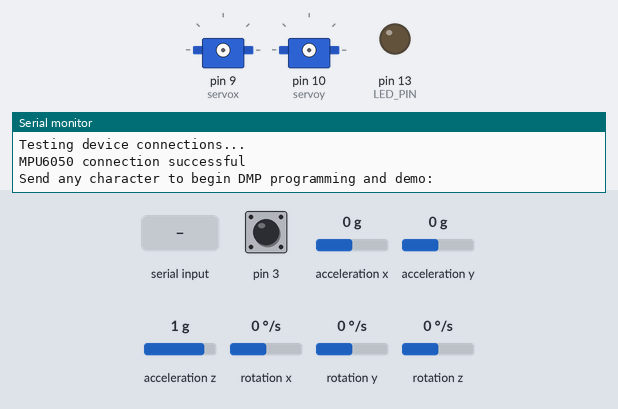
Bench run of a sketch on a simulated Arduino Leonardo, built with avr-gcc and run on an emulated ATmega32U4. Shown: 2 × servo, output pins drawn as LEDs (lit = HIGH), the last lines printed to the serial monitor. Dashed ring = blinking. The inputs (shaded band) are chosen by the test bench; at power-on: acceleration x 0 g, acceleration y 0 g, acceleration z 1 g, pin 3 HIGH, rotation x 0 °/s, rotation y 0 °/s, rotation z 0 °/s. The sensor or clock chip raises its interrupt line as the real part does.

Above: at 0.8 s.
0.9 s: "1\n" received over Serial
At 1.87 s:
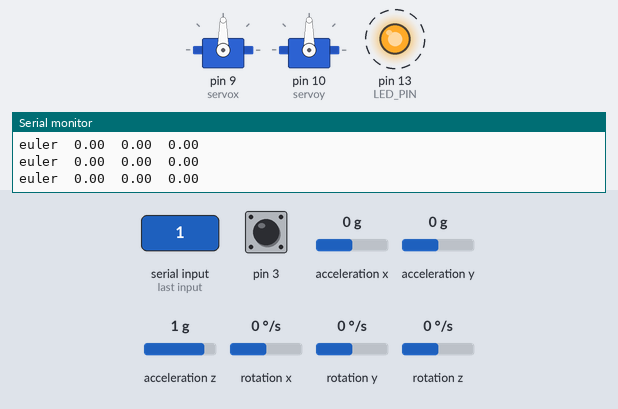
3.9 s: acceleration x set to -1.4 g
At 4.9 s:
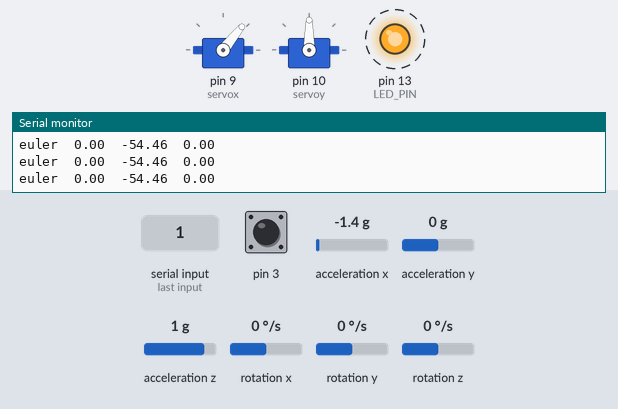
6.9 s: acceleration y set to -1.4 g
At 7.24 s:
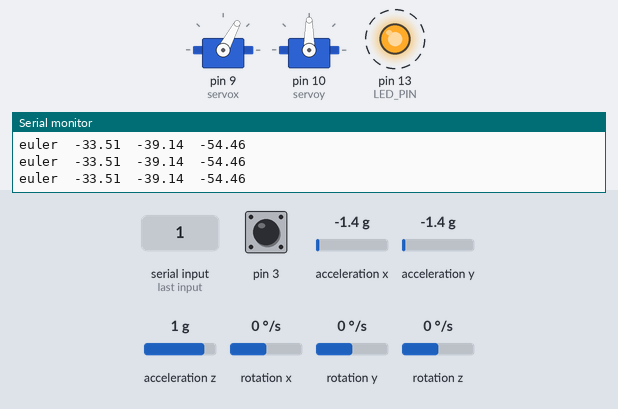
9.9 s: acceleration x set to 0.8 g
At 10.27 s:
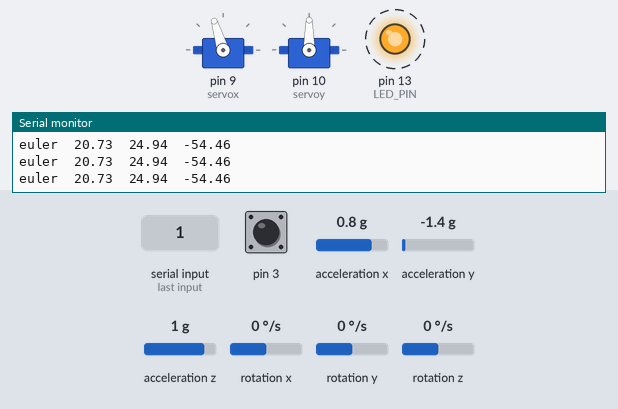
12.9 s: acceleration x set to 0 g
At 13.66 s:
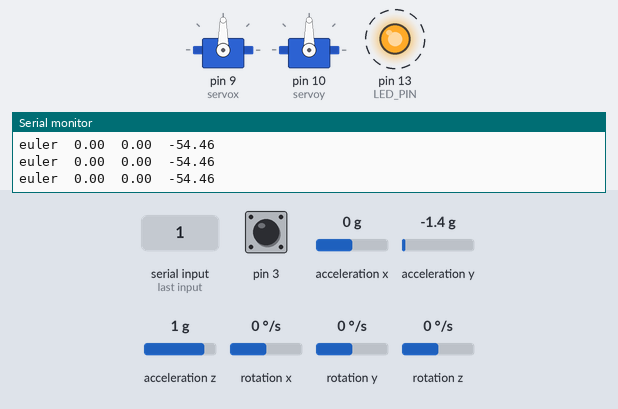
15.9 s: acceleration z set to -1.4 g
Timing chart, 0 to 19.9 s (numbered marks = the images above; inputs shaded):
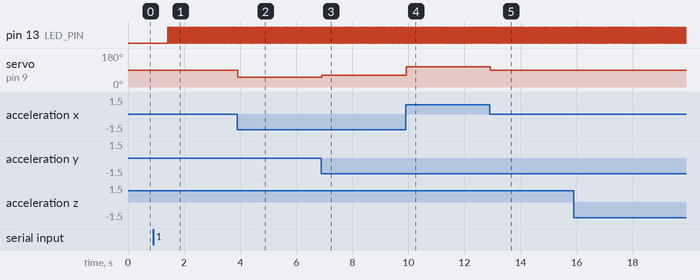

The sketch:

balance.ino
```cpp
// I2C device class (I2Cdev) demonstration Arduino sketch for MPU6050 class using DMP (MotionApps v2.0)
// 6/21/2012 by Jeff Rowberg <jeff@rowberg.net>
// Updates should (hopefully) always be available at https://github.com/jrowberg/i2cdevlib
//
// Changelog:
//     2012-06-21 - added note about Arduino 1.0.1 + Leonardo compatibility error
//     2012-06-20 - improved FIFO overflow handling and simplified read process
//     2012-06-19 - completely rearranged DMP initialization code and simplification
//     2012-06-13 - pull gyro and accel data from FIFO packet instead of reading directly
//     2012-06-09 - fix broken FIFO read sequence and change interrupt detection to RISING
//     2012-06-05 - add gravity-compensated initial reference frame acceleration output
//                - add 3D math helper file to DMP6 example sketch
//                - add Euler output and Yaw/Pitch/Roll output formats
//     2012-06-04 - remove accel offset clearing for better results (thanks Sungon Lee)
//     2012-06-01 - fixed gyro sensitivity to be 2000 deg/sec instead of 250
//     2012-05-30 - basic DMP initialization working

/* ============================================
I2Cdev device library code is placed under the MIT license
Copyright (c) 2012 Jeff Rowberg

Permission is hereby granted, free of charge, to any person obtaining a copy
of this software and associated documentation files (the "Software"), to deal
in the Software without restriction, including without limitation the rights
to use, copy, modify, merge, publish, distribute, sublicense, and/or sell
copies of the Software, and to permit persons to whom the Software is
furnished to do so, subject to the following conditions:

The above copyright notice and this permission notice shall be included in
all copies or substantial portions of the Software.

THE SOFTWARE IS PROVIDED "AS IS", WITHOUT WARRANTY OF ANY KIND, EXPRESS OR
IMPLIED, INCLUDING BUT NOT LIMITED TO THE WARRANTIES OF MERCHANTABILITY,
FITNESS FOR A PARTICULAR PURPOSE AND NONINFRINGEMENT. IN NO EVENT SHALL THE
AUTHORS OR COPYRIGHT HOLDERS BE LIABLE FOR ANY CLAIM, DAMAGES OR OTHER
LIABILITY, WHETHER IN AN ACTION OF CONTRACT, TORT OR OTHERWISE, ARISING FROM,
OUT OF OR IN CONNECTION WITH THE SOFTWARE OR THE USE OR OTHER DEALINGS IN
THE SOFTWARE.
===============================================
*/

// Arduino Wire library is required if I2Cdev I2CDEV_ARDUINO_WIRE implementation
// is used in I2Cdev.h
#include "Wire.h"

// I2Cdev and MPU6050 must be installed as libraries, or else the .cpp/.h files
// for both classes must be in the include path of your project
#include "I2Cdev.h"

#include <Servo.h>

Servo servox;  // create servo object to control a servo
                // a maximum of eight servo objects can be created
Servo servoy;  // create servo object to control a servo
                // a maximum of eight servo objects can be created


#include "MPU6050_6Axis_MotionApps20.h"
//#include "MPU6050.h" // not necessary if using MotionApps include file

// class default I2C address is 0x68
// specific I2C addresses may be passed as a parameter here
// AD0 low = 0x68 (default for SparkFun breakout and InvenSense evaluation board)
// AD0 high = 0x69
MPU6050 mpu;

/* =========================================================================
   NOTE: In addition to connection 3.3v, GND, SDA, and SCL, this sketch
   depends on the MPU-6050's INT pin being connected to the Arduino's
   external interrupt #0 pin. On the Arduino Uno and Mega 2560, this is
   digital I/O pin 2.
 * ========================================================================= */

/* =========================================================================
   NOTE: Arduino v1.0.1 with the Leonardo board generates a compile error
   when using Serial.write(buf, len). The Teapot output uses this method.
   The solution requires a modification to the Arduino USBAPI.h file, which
   is fortunately simple, but annoying. This will be fixed in the next IDE
   release. For more info, see these links:

   http://arduino.cc/forum/index.php/topic,109987.0.html
   http://code.google.com/p/arduino/issues/detail?id=958
 * ========================================================================= */


// uncomment "OUTPUT_READABLE_QUATERNION" if you want to see the actual
// quaternion components in a [w, x, y, z] format (not best for parsing
// on a remote host such as Processing or something though)
//#define OUTPUT_READABLE_QUATERNION

// uncomment "OUTPUT_READABLE_EULER" if you want to see Euler angles
// (in degrees) calculated from the quaternions coming from the FIFO.
// Note that Euler angles suffer from gimbal lock (for more info, see
// http://en.wikipedia.org/wiki/Gimbal_lock)
#define OUTPUT_READABLE_EULER

// uncomment "OUTPUT_READABLE_YAWPITCHROLL" if you want to see the yaw/
// pitch/roll angles (in degrees) calculated from the quaternions coming
// from the FIFO. Note this also requires gravity vector calculations.
// Also note that yaw/pitch/roll angles suffer from gimbal lock (for
// more info, see: http://en.wikipedia.org/wiki/Gimbal_lock)
//#define OUTPUT_READABLE_YAWPITCHROLL

// uncomment "OUTPUT_READABLE_REALACCEL" if you want to see acceleration
// components with gravity removed. This acceleration reference frame is
// not compensated for orientation, so +X is always +X according to the
// sensor, just without the effects of gravity. If you want acceleration
// compensated for orientation, us OUTPUT_READABLE_WORLDACCEL instead.
//#define OUTPUT_READABLE_REALACCEL

// uncomment "OUTPUT_READABLE_WORLDACCEL" if you want to see acceleration
// components with gravity removed and adjusted for the world frame of
// reference (yaw is relative to initial orientation, since no magnetometer
// is present in this case). Could be quite handy in some cases.
//#define OUTPUT_READABLE_WORLDACCEL

// uncomment "OUTPUT_TEAPOT" if you want output that matches the
// format used for the InvenSense teapot demo
//#define OUTPUT_TEAPOT


#define LED_PIN 13 // (Arduino is 13, Teensy is 11, Teensy++ is 6)
bool blinkState = false;

// MPU control/status vars
bool dmpReady = false;  // set true if DMP init was successful
uint8_t mpuIntStatus;   // holds actual interrupt status byte from MPU
uint8_t devStatus;      // return status after each device operation (0 = success, !0 = error)
uint16_t packetSize;    // expected DMP packet size (default is 42 bytes)
uint16_t fifoCount;     // count of all bytes currently in FIFO
uint8_t fifoBuffer[64]; // FIFO storage buffer

// orientation/motion vars
Quaternion q;           // [w, x, y, z]         quaternion container
VectorInt16 aa;         // [x, y, z]            accel sensor measurements
VectorInt16 aaReal;     // [x, y, z]            gravity-free accel sensor measurements
VectorInt16 aaWorld;    // [x, y, z]            world-frame accel sensor measurements
VectorFloat gravity;    // [x, y, z]            gravity vector
float euler[3];         // [psi, theta, phi]    Euler angle container
float ypr[3];           // [yaw, pitch, roll]   yaw/pitch/roll container and gravity vector

// packet structure for InvenSense teapot demo
uint8_t teapotPacket[14] = { '$', 0x02, 0,0, 0,0, 0,0, 0,0, 0x00, 0x00, '\r', '\n' };


// ================================================================
// ===               INTERRUPT DETECTION ROUTINE                ===
// ================================================================

volatile bool mpuInterrupt = false;     // indicates whether MPU interrupt pin has gone high
void dmpDataReady() {
    mpuInterrupt = true;
}


// ================================================================
// ===                      INITIAL SETUP                       ===
// ================================================================

void setup() {
    // join I2C bus (I2Cdev library doesn't do this automatically)
    Wire.begin();

    // initialize serial communication
    // (115200 chosen because it is required for Teapot Demo output, but it's
    // really up to you depending on your project)
    Serial.begin(115200);
    while (!Serial); // wait for Leonardo enumeration, others continue immediately

    // NOTE: 8MHz or slower host processors, like the Teensy @ 3.3v or Ardunio
    // Pro Mini running at 3.3v, cannot handle this baud rate reliably due to
    // the baud timing being too misaligned with processor ticks. You must use
    // 38400 or slower in these cases, or use some kind of external separate
    // crystal solution for the UART timer.

    // initialize device
    Serial.println(F("Initializing I2C devices..."));
    mpu.initialize();

    // verify connection
    Serial.println(F("Testing device connections..."));
    Serial.println(mpu.testConnection() ? F("MPU6050 connection successful") : F("MPU6050 connection failed"));

    // wait for ready
    Serial.println(F("\nSend any character to begin DMP programming and demo: "));
    while (Serial.available() && Serial.read()); // empty buffer
    while (!Serial.available());                 // wait for data
    while (Serial.available() && Serial.read()); // empty buffer again

    // load and configure the DMP
    Serial.println(F("Initializing DMP..."));
    devStatus = mpu.dmpInitialize();

    // make sure it worked (returns 0 if so)
    if (devStatus == 0) {
        // turn on the DMP, now that it's ready
        Serial.println(F("Enabling DMP..."));
        mpu.setDMPEnabled(true);

        // enable Arduino interrupt detection
        Serial.println(F("Enabling interrupt detection (Arduino external interrupt 0)..."));
        attachInterrupt(0, dmpDataReady, RISING);
        mpuIntStatus = mpu.getIntStatus();

        // set our DMP Ready flag so the main loop() function knows it's okay to use it
        Serial.println(F("DMP ready! Waiting for first interrupt..."));
        dmpReady = true;

        // get expected DMP packet size for later comparison
        packetSize = mpu.dmpGetFIFOPacketSize();
    } else {
        // ERROR!
        // 1 = initial memory load failed
        // 2 = DMP configuration updates failed
        // (if it's going to break, usually the code will be 1)
        Serial.print(F("DMP Initialization failed (code "));
        Serial.print(devStatus);
        Serial.println(F(")"));
    }

    // configure LED for output
    pinMode(LED_PIN, OUTPUT);

      servox.attach(9);  // attaches the servo on pin 9 to the servo object
      servoy.attach(10);  // attaches the servo on pin 9 to the servo object

}


// ================================================================
// ===                    MAIN PROGRAM LOOP                     ===
// ================================================================

void loop() {
    // if programming failed, don't try to do anything
    if (!dmpReady) return;

    // wait for MPU interrupt or extra packet(s) available
    while (!mpuInterrupt && fifoCount < packetSize) {
        // other program behavior stuff here
        // .
        // .
        // .
        // if you are really paranoid you can frequently test in between other
        // stuff to see if mpuInterrupt is true, and if so, "break;" from the
        // while() loop to immediately process the MPU data
        // .
        // .
        // .
    }

    // reset interrupt flag and get INT_STATUS byte
    mpuInterrupt = false;
    mpuIntStatus = mpu.getIntStatus();

    // get current FIFO count
    fifoCount = mpu.getFIFOCount();

    // check for overflow (this should never happen unless our code is too inefficient)
    if ((mpuIntStatus & 0x10) || fifoCount == 1024) {
        // reset so we can continue cleanly
        mpu.resetFIFO();
        Serial.println(F("FIFO overflow!"));

    // otherwise, check for DMP data ready interrupt (this should happen frequently)
    } else if (mpuIntStatus & 0x02) {
        // wait for correct available data length, should be a VERY short wait
        while (fifoCount < packetSize) fifoCount = mpu.getFIFOCount();

        // read a packet from FIFO
        mpu.getFIFOBytes(fifoBuffer, packetSize);

        // track FIFO count here in case there is > 1 packet available
        // (this lets us immediately read more without waiting for an interrupt)
        fifoCount -= packetSize;

        #ifdef OUTPUT_READABLE_QUATERNION
            // display quaternion values in easy matrix form: w x y z
            mpu.dmpGetQuaternion(&q, fifoBuffer);
            Serial.print("quat\t");
            Serial.print(q.w);
            Serial.print("\t");
            Serial.print(q.x);
            Serial.print("\t");
            Serial.print(q.y);
            Serial.print("\t");
            Serial.println(q.z);
        #endif

        #ifdef OUTPUT_READABLE_EULER
            // display Euler angles in degrees
            mpu.dmpGetQuaternion(&q, fifoBuffer);
            mpu.dmpGetEuler(euler, &q);
            Serial.print("euler\t");
            Serial.print(euler[0] * 180/M_PI);
            Serial.print("\t");
            Serial.print(euler[1] * 180/M_PI);
            Serial.print("\t");
            Serial.println(euler[2] * 180/M_PI);
        #endif

        #ifdef OUTPUT_READABLE_YAWPITCHROLL
            // display Euler angles in degrees
            mpu.dmpGetQuaternion(&q, fifoBuffer);
            mpu.dmpGetGravity(&gravity, &q);
            mpu.dmpGetYawPitchRoll(ypr, &q, &gravity);
            Serial.print("ypr\t");
            Serial.print(ypr[0] * 180/M_PI);
            Serial.print("\t");
            Serial.print(ypr[1] * 180/M_PI);
            Serial.print("\t");
            Serial.println(ypr[2] * 180/M_PI);
        #endif

        #ifdef OUTPUT_READABLE_REALACCEL
            // display real acceleration, adjusted to remove gravity
            mpu.dmpGetQuaternion(&q, fifoBuffer);
            mpu.dmpGetAccel(&aa, fifoBuffer);
            mpu.dmpGetGravity(&gravity, &q);
            mpu.dmpGetLinearAccel(&aaReal, &aa, &gravity);
            Serial.print("areal\t");
            Serial.print(aaReal.x);
            Serial.print("\t");
            Serial.print(aaReal.y);
            Serial.print("\t");
            Serial.println(aaReal.z);
        #endif

        #ifdef OUTPUT_READABLE_WORLDACCEL
            // display initial world-frame acceleration, adjusted to remove gravity
            // and rotated based on known orientation from quaternion
            mpu.dmpGetQuaternion(&q, fifoBuffer);
            mpu.dmpGetAccel(&aa, fifoBuffer);
            mpu.dmpGetGravity(&gravity, &q);
            mpu.dmpGetLinearAccel(&aaReal, &aa, &gravity);
            mpu.dmpGetLinearAccelInWorld(&aaWorld, &aaReal, &q);
            Serial.print("aworld\t");
            Serial.print(aaWorld.x);
            Serial.print("\t");
            Serial.print(aaWorld.y);
            Serial.print("\t");
            Serial.println(aaWorld.z);
        #endif

        #ifdef OUTPUT_TEAPOT
            // display quaternion values in InvenSense Teapot demo format:
            teapotPacket[2] = fifoBuffer[0];
            teapotPacket[3] = fifoBuffer[1];
            teapotPacket[4] = fifoBuffer[4];
            teapotPacket[5] = fifoBuffer[5];
            teapotPacket[6] = fifoBuffer[8];
            teapotPacket[7] = fifoBuffer[9];
            teapotPacket[8] = fifoBuffer[12];
            teapotPacket[9] = fifoBuffer[13];
            Serial.write(teapotPacket, 14);
            teapotPacket[11]++; // packetCount, loops at 0xFF on purpose
        #endif

        // blink LED to indicate activity
        blinkState = !blinkState;
        digitalWrite(LED_PIN, blinkState);

        servox.write(euler[1]*40 + 90);              // tell servo to go to position in variable 'pos'
//        servoy.write(euler[2]*40 + 90);              // tell servo to go to position in variable 'pos'

    }
}
```

Measured:
- after the input at 0.9 s, pin 13 (LED_PIN): alternates HIGH for 0.01 s and LOW for 0.01 s, starting after 0.52 s
- after the input at 3.9 s, servo on pin 9 (servox): 90° → 51° at once
- after the input at 6.9 s, servo on pin 9 (servox): 51° → 62° at once
- after the input at 9.9 s, servo on pin 9 (servox): 62° → 107° at once
- after the input at 12.9 s, servo on pin 9 (servox): 107° → 90° at once
